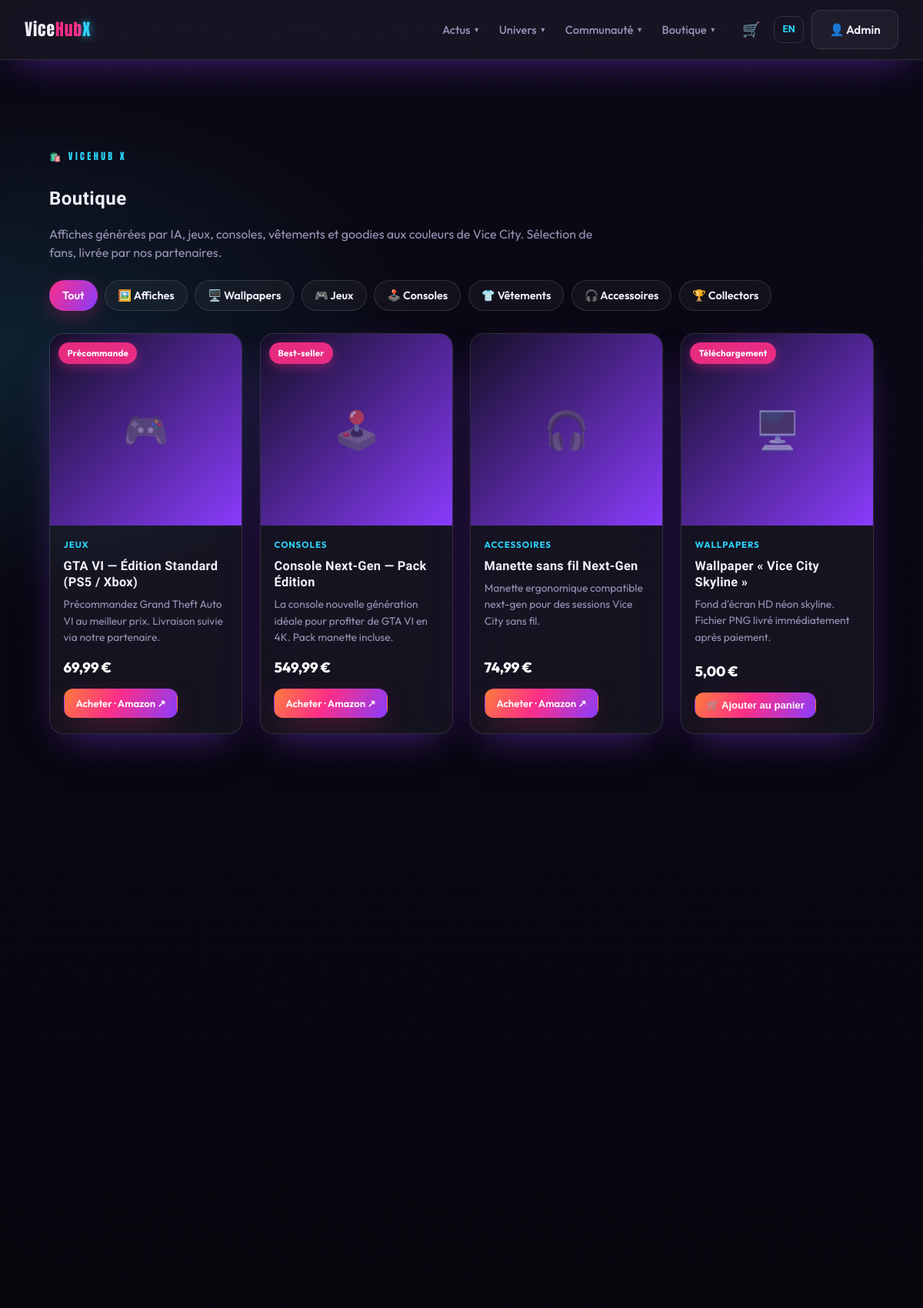
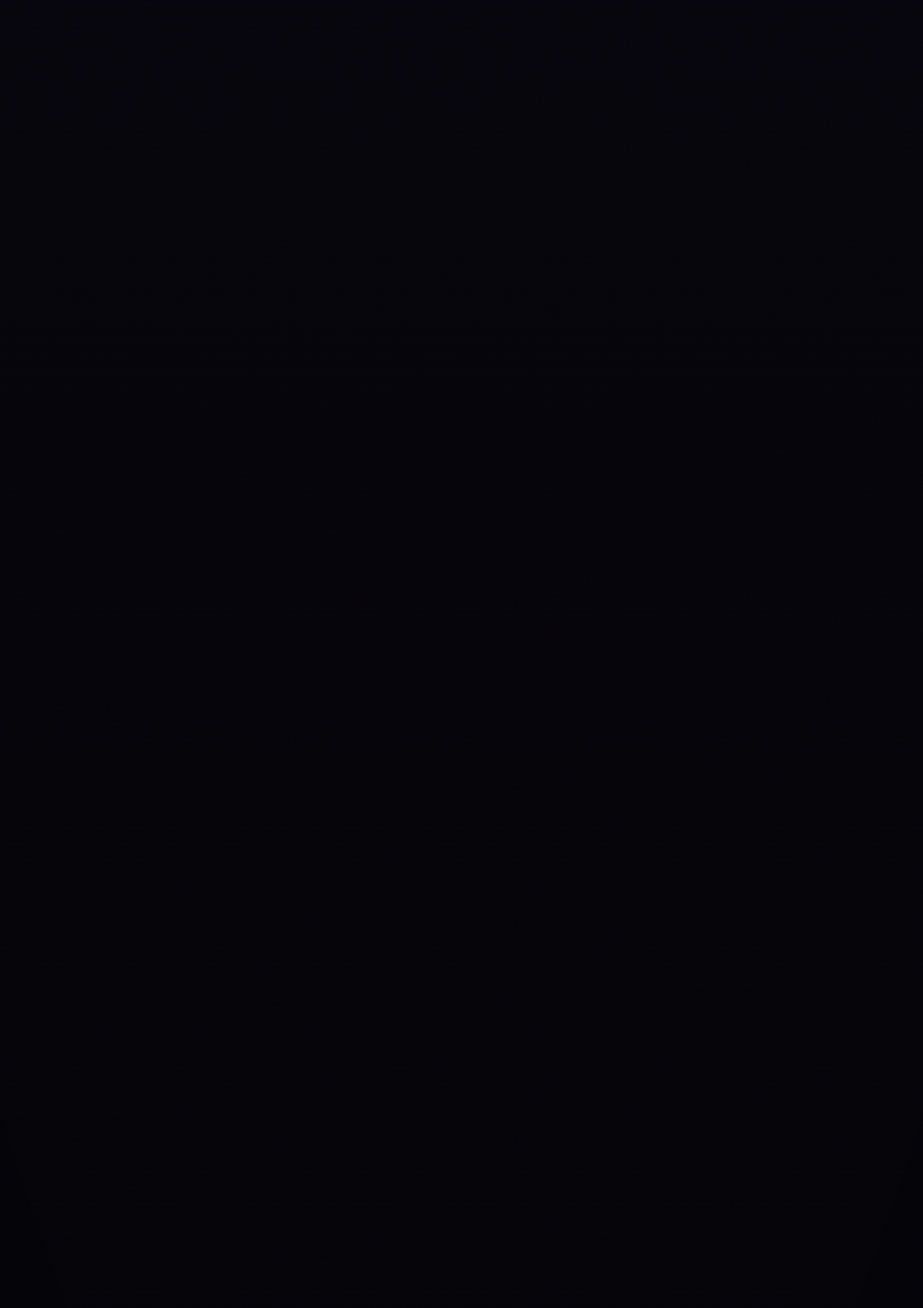
Page /pages/shop.php (signed in, upper part) on the committed database (2 pictures, top to bottom).
### tables this page shows
CREATE TABLE users (
    id            INT AUTO_INCREMENT PRIMARY KEY,
    username      VARCHAR(64) NOT NULL UNIQUE,
    email         VARCHAR(190) UNIQUE,
    display_name  VARCHAR(80),
    password_hash VARCHAR(255) NOT NULL,
    role          ENUM('admin','editor','contributor','member') NOT NULL DEFAULT 'member',
    created_at    DATETIME NOT NULL DEFAULT CURRENT_TIMESTAMP
);

CREATE TABLE products (
    id              INT AUTO_INCREMENT PRIMARY KEY,
    name            VARCHAR(160) NOT NULL,
    slug            VARCHAR(180) NOT NULL UNIQUE,
    description     VARCHAR(400),
    category        ENUM('poster','wallpaper','game','console','apparel','accessory','collectible') NOT NULL DEFAULT 'accessory',
    price           DECIMAL(8,2),
    currency        VARCHAR(8) NOT NULL DEFAULT 'EUR',
    image           VARCHAR(255),
     
    sale_type       ENUM('external','stripe') NOT NULL DEFAULT 'external',
    url             VARCHAR(500),             
    stripe_price_id VARCHAR(120),             
    digital_file    VARCHAR(255),             
    merchant        VARCHAR(60),
    badge           VARCHAR(40),
    featured        TINYINT(1) NOT NULL DEFAULT 0,
    active          TINYINT(1) NOT NULL DEFAULT 1,
    sort            INT NOT NULL DEFAULT 0,
    created_at      DATETIME NOT NULL DEFAULT CURRENT_TIMESTAMP,
    lang            ENUM('fr','en') NOT NULL DEFAULT 'fr'
);

### config/database.php (called while the page is built, shortened)
<?php
function db(): PDO
{
    static $pdo = null;
    if ($pdo instanceof PDO) {
        return $pdo;
    }
    $dsn = sprintf(
        'mysql:host=%s;port=%s;dbname=%s;charset=utf8mb4',
        DB_HOST,
        DB_PORT,
        DB_NAME
    );
    try {
        $pdo = new PDO($dsn, DB_USER, DB_PASS, [
            PDO::ATTR_ERRMODE            => PDO::ERRMODE_EXCEPTION,
            PDO::ATTR_DEFAULT_FETCH_MODE => PDO::FETCH_ASSOC,
            PDO::ATTR_EMULATE_PREPARES   => false,
        ]);
    } catch (PDOException $e) {
        http_response_code(500);
        $hint = (getenv('APP_ENV') ?: 'dev') === 'prod'
            ? 'Service momentanément indisponible.'
            : 'Connexion base de données impossible : ' . $e->getMessage()
              . ' — vérifiez config/config.php et que la base "' . DB_NAME . '" existe.';
        exit('<p style="font-family:sans-serif;padding:2rem;color:#fff;background:#0a0a12">'
            . htmlspecialchars($hint, ENT_QUOTES, 'UTF-8') . '</p>');
    }
    return $pdo;
}

### pages/shop.php (the view, shortened to what this page needs)
<?php
$cats = product_categories();
$active_cat = isset($_GET['cat']) ? trim((string) $_GET['cat']) : 'all';
$products = get_products($active_cat === 'all' ? null : $active_cat);
$cat_emoji = ['poster' => '🖼️', 'wallpaper' => '🖥️', 'game' => '🎮', 'console' => '🕹️', 'apparel' => '👕', 'accessory' => '🎧', 'collectible' => '🏆'];
require ROOT_PATH . '/includes/header.php';
?>
<section class="section">
    <span class="eyebrow">🛍️ ViceHub X</span>
    <h1><?= e(t('page_shop_title')) ?></h1>
    <p class="muted" style="max-width:720px"><?= e(t('shop_intro')) ?></p>
    <div class="shop-filters" role="tablist" aria-label="<?= e(t('page_shop_title')) ?>">
        <a class="chip<?= $active_cat === 'all' ? ' chip--on' : '' ?>" href="<?= e(with_lang(url('pages/shop.php'))) ?>"><?= lang() === 'fr' ? 'Tout' : 'All' ?></a>
        <?php foreach ($cats as $key => $label): ?>
            <a class="chip<?= $active_cat === $key ? ' chip--on' : '' ?>" href="<?= e(with_lang(url('pages/shop.php?cat=' . $key))) ?>">
                <?= ($cat_emoji[$key] ?? '•') . ' ' . e($label) ?>
            </a>
        <?php endforeach; ?>
    </div>
    <?php if (!$products): ?>
        <p class="muted" style="margin-top:2rem"><?= e(t('no_content')) ?></p>
    <?php else: ?>
    <div class="shop-grid">
        <?php foreach ($products as $p): ?>
            <article class="product glass reveal">
                <a class="product__media" href="<?= e(with_lang(url('pages/product.php?slug=' . urlencode($p['slug'])))) ?>">
                    <?php if (!empty($p['badge'])): ?><span class="product__badge"><?= e($p['badge']) ?></span><?php endif; ?>
                    <span class="card__emoji" aria-hidden="true"><?= $cat_emoji[$p['category']] ?? '🛍️' ?></span>
                </a>
                <div class="product__body">
                    <span class="product__cat"><?= e($cats[$p['category']] ?? $p['category']) ?></span>
                    <h3 class="product__title">
                        <a href="<?= e(with_lang(url('pages/product.php?slug=' . urlencode($p['slug'])))) ?>"><?= e($p['name']) ?></a>
                    </h3>
                    <p class="product__desc"><?= e($p['description']) ?></p>
                    <div class="product__foot">
                        <span class="product__price"><?= price_html($p['price'], active_currency()) ?></span>
                        <?= product_buy_button($p) ?>
                    </div>
                </div>
            </article>
        <?php endforeach; ?>
    </div>
    <?php endif; ?>
</section>
<?php require ROOT_PATH . '/includes/footer.php'; ?>

### includes/header.php (shortened to what this page needs)
<?php
$BODY_CLASS   = $BODY_CLASS   ?? '';
$nav = [
    ['label' => lang() === 'fr' ? 'Actus' : 'News', 'children' => [
        ['news.php',        t('nav_news')],
        ['blog.php',        'Blog'],
        ['guides.php',      t('nav_guides')],
        ['leaks-lab.php',   t('nav_leaks')],
        ['trailer-lab.php', t('nav_trailer')],
    ]],
    ['label' => lang() === 'fr' ? 'Univers' : 'Universe', 'children' => [
        ['dossier.php',    lang() === 'fr' ? 'Le Dossier' : 'The Files'],
        ['map.php',        t('nav_map')],
        ['vehicles.php',   t('nav_vehicles')],
        ['characters.php', t('nav_characters')],
    ]],
    ['label' => t('nav_community'), 'children' => [
        ['forum.php',     'Forum'],
        ['quiz.php',      'Quiz'],
        ['cheats.php',    lang() === 'fr' ? 'Codes de triche' : 'Cheat codes'],
        ['community.php', lang() === 'fr' ? 'Sondages & débats' : 'Polls & debates'],
    ]],
    ['label' => t('nav_shop'), 'children' => [
        ['shop.php',  lang() === 'fr' ? 'La Boutique' : 'The Shop'],
        ['deals.php', t('nav_deals')],
    ]],
];
$other_lang  = lang() === 'fr' ? 'en' : 'fr';
$current_uri = strtok($_SERVER['REQUEST_URI'] ?? '/', '?');
?>
<!DOCTYPE html>
<html lang="<?= e(lang()) ?>">
<head>
    <link rel="stylesheet" href="<?= e(asset('css/style.css')) ?>">
    <?php if ($ac = adsense_client()): ?>
    <script async src="https://pagead2.googlesyndication.com/pagead/js/adsbygoogle.js?client=<?= e($ac) ?>"
></script>
    <?php endif; ?>
</head>
<body class="<?= e($BODY_CLASS) ?>">
<div class="fx-grain" aria-hidden="true"></div>
<div class="fx-scan" aria-hidden="true"></div>
<div class="fx-vignette" aria-hidden="true"></div>
<header class="site-header glass" id="top">
    <div class="header-inner">
        <a class="logo" href="<?= e(with_lang(url('index.php'))) ?>">
            Vice<span class="logo-accent">Hub</span><span class="logo-x">X</span>
        </a>
        <nav class="site-nav" aria-label="Navigation principale">
            <?php foreach ($nav as $item): ?>
                <?php if (isset($item['children'])): ?>
                    <div class="nav-group">
                        <button class="nav-group__btn" type="button" aria-expanded="false" aria-haspopup="true">
                            <?= e($item['label']) ?> <span class="nav-caret" aria-hidden="true">▾</span>
                        </button>
                    </div>
                <?php else: ?>
                    <a class="nav-link" href="<?= e(with_lang(url('pages/' . $item['href']))) ?>"><?= e($item['label']) ?></a>
                <?php endif; ?>
            <?php endforeach; ?>
        </nav>
        <div class="header-actions">
            <a class="cart-link" href="<?= e(with_lang(url('pages/cart.php'))) ?>" aria-label="<?= e(t('cart_title')) ?>">
                🛒<?php $cc = cart_count(); if ($cc > 0): ?><span class="cart-badge"><?= $cc ?></span><?php endif; ?>
            </a>
            <a class="lang-switch" href="<?= e($current_uri . '?lang=' . $other_lang) ?>"><?= e(t('lang_switch')) ?></a>
            <?php if (is_logged_in()): ?>
                <a class="btn btn--ghost" href="<?= e(with_lang(url('pages/account.php'))) ?>">👤 <?= e(mb_strimwidth(display_name(), 0, 14, '…')) ?></a>
            <?php else: ?>
                <a class="btn btn--ghost" href="<?= e(with_lang(url('pages/login.php'))) ?>"><?= lang() === 'fr' ? 'Connexion' : 'Login' ?></a>
            <?php endif; ?>
        </div>
    </div>
</header>
<main id="main" class="<?= $BODY_CLASS === 'is-home' ? '' : 'page-main' ?>">

### includes/functions.php (shortened to what this page needs)
<?php
function e(?string $value): string
{
    return htmlspecialchars((string) $value, ENT_QUOTES | ENT_SUBSTITUTE, 'UTF-8');
}
function csrf_token(): string
{
    return $_SESSION['csrf'];
}
function csrf_field(): string
{
    return '<input type="hidden" name="csrf" value="' . e(csrf_token()) . '">';
}
function t(string $key): string
{
    return $GLOBALS['LANG'][$key] ?? $key;
}
function lang(): string
{
    return $GLOBALS['LANG_CODE'] ?? 'fr';
}
function with_lang(string $url): string
{
    $sep = str_contains($url, '?') ? '&' : '?';
    return $url . $sep . 'lang=' . lang();
}
function asset(string $path): string
{
    return BASE_URL . '/public/assets/' . ltrim($path, '/');
}
function url(string $path): string
{
    return BASE_URL . '/' . ltrim($path, '/');
}
function is_logged_in(): bool
{
    return !empty($_SESSION['user_id']);
}
function current_user(): ?array
{
    $stmt = db()->prepare('SELECT id, username, email, display_name, role FROM users WHERE id = ? LIMIT 1');
    $stmt->execute([$_SESSION['user_id']]);
    return $cache = ($stmt->fetch() ?: null);
}
function display_name(?array $u = null): string
{
    $u = $u ?? current_user();
    return $u['display_name'] ?: $u['username'];
}
function get_products(?string $category = null, ?int $limit = null): array
{
    $sql = "SELECT * FROM products WHERE active = 1";
    $args = [];
    $sql .= " ORDER BY sort ASC, id ASC";
    $stmt = db()->prepare($sql);
    $stmt->execute($args);
    return $stmt->fetchAll();
}
function product_categories(): array
{
    return lang() === 'fr'
        ? ['poster' => 'Affiches', 'wallpaper' => 'Wallpapers', 'game' => 'Jeux', 'console' => 'Consoles', 'apparel' => 'Vêtements', 'accessory' => 'Accessoires', 'collectible' => 'Collectors']
        : ['poster' => 'Posters', 'wallpaper' => 'Wallpapers', 'game' => 'Games', 'console' => 'Consoles', 'apparel' => 'Apparel', 'accessory' => 'Accessories', 'collectible' => 'Collectibles'];
}
function price_html($price, string $currency = 'EUR'): string
{
    $symbols = ['EUR' => '€', 'USD' => '$', 'GBP' => '£'];
    $sym = $symbols[$currency] ?? $currency;
    $val = number_format((float) $price, 2, lang() === 'fr' ? ',' : '.', lang() === 'fr' ? ' ' : ',');
    return lang() === 'fr' ? $val . ' ' . $sym : $sym . $val;
}
function active_currency(): string
{
    if (lang() === 'fr') {
        return 'EUR';
    }
    return strtoupper((string) (get_setting('shop_currency_en', 'USD') ?: 'USD'));
}
function product_buy_button(array $p, bool $small = true): string
{
    $cls = 'btn btn--primary product__buy' . ($small ? '' : ' btn--lg');
    if (($p['sale_type'] ?? 'external') === 'stripe') {
        return '<form method="post" action="' . e(with_lang(url('pages/cart.php'))) . '" class="add-cart-form">'
            . csrf_field()
            . '<input type="hidden" name="action" value="add">'
            . '<input type="hidden" name="id" value="' . (int) $p['id'] . '">'
            . '<button class="' . $cls . '" type="submit">🛒 ' . e(t('add_to_cart')) . '</button>'
            . '</form>';
    }
    $merchant = !empty($p['merchant']) ? ' · ' . e($p['merchant']) : '';
    return '<a class="' . $cls . '" href="' . e((string) ($p['url'] ?? '#')) . '" target="_blank" rel="sponsored nofollow noopener">'
        . e(t('shop_buy')) . $merchant . ' ↗</a>';
}
function get_setting(string $key, ?string $default = null): ?string
{
    $stmt = db()->prepare('SELECT value FROM settings WHERE `key` = ? LIMIT 1');
    $stmt->execute([$key]);
    $row = $stmt->fetch();
    return $row['value'] ?? $default;
}
function adsense_client(): ?string
{
    $c = trim((string) get_setting('adsense_client', ''));
    return $c !== '' ? $c : null;
}

### rows in the picture
users: display_name "Admin"
products: badge "Précommande", category "🎮", category "JEUX", name "GTA VI — Édition Standard (PS5 / Xbox)", description "Précommandez Grand Theft Auto VI au meilleur prix. Livraison suivie via notre partenaire.", price "69,99 €", merchant "· Amazon"
products: badge "Best-seller", category "🕹️", category "CONSOLES", name "Console Next-Gen — Pack Édition", description "La console nouvelle génération idéale pour profiter de GTA VI en 4K. Pack manette incluse.", price "549,99 €", merchant "· Amazon"
products: category "🎧", category "ACCESSOIRES", name "Manette sans fil Next-Gen", description "Manette ergonomique compatible next-gen pour des sessions Vice City sans fil.", price "74,99 €", merchant "· Amazon"
products: badge "Téléchargement", category "🖥️", category "WALLPAPERS", name "Wallpaper « Vice City Skyline »", description "Fond d'écran HD néon skyline. Fichier PNG livré immédiatement après paiement.", price "5,00 €"

### other values in the picture
$item['label'] "Actus"
$item['label'] "Univers"
$item['label'] "Communauté"
$item['label'] "Boutique"
t('lang_switch') "EN"
t('page_shop_title') "Boutique"
t('shop_intro') "Affiches générées par IA, jeux, consoles, vêtements et goodies aux couleurs de Vice City. Sélection de fans, livrée par nos partenaires."
$cat_emoji[$key] "🖼️"
$label "Affiches"
$cat_emoji[$key] "🖥️"
$label "Wallpapers"
$cat_emoji[$key] "🎮"
$label "Jeux"
$cat_emoji[$key] "🕹️"
$label "Consoles"
